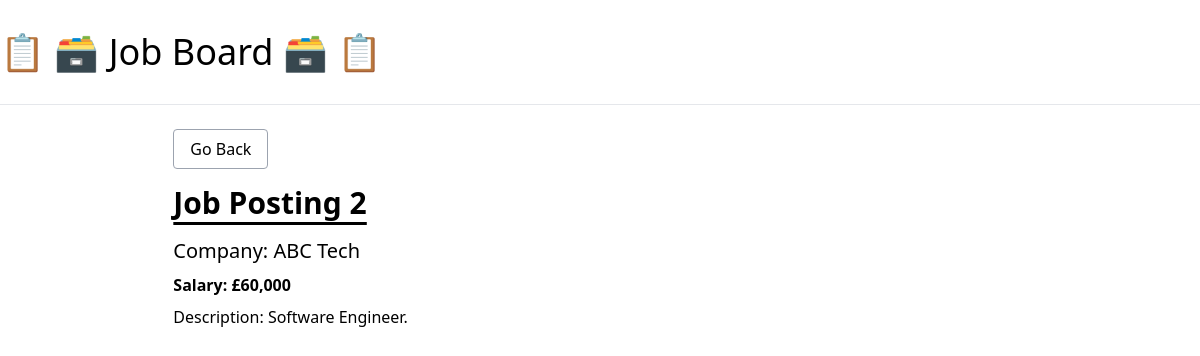
Screenshot of /job/2/ with the database file from the repository.
### job_board/models.py (models this page shows, shortened)
class JobPosting(models.Model):
    title = models.CharField(max_length=100)
    description = models.TextField()
    company = models.CharField(max_length=100)
    salary = models.IntegerField()
    is_active = models.BooleanField(default=False)

### job_board/views.py (the view)
# urls.py: path('job/<int:pk>/', job_detail, name='job-detail')
def job_detail(request, pk):
    job_posting = get_object_or_404(JobPosting, pk=pk, is_active=True)
    context = {
        'posting': job_posting
    }
    return render(request, 'job_board/detail.html', context)

### job_board/templates/job_board/detail.html
{% extends "job_board/_base.html" %}
{% load humanize %}
{% block content %}
    <div class="w-10/12 mx-auto">
        <p class="pb-6"><a href="{% url "home" %}" class="border border-gray-400 rounded px-4 py-2 hover:bg-gray-200">Go Back</a></p>
        <h1 class="text-3xl font-semibold pb-4 underline underline-offset-8">{{ posting.title }}</h1>
        <p class="pb-2 text-xl">Company: {{ posting.company }}</p>
        <p class="pb-2 font-semibold">Salary: £{{ posting.salary|intcomma }}</p>
        <p>Description: {{ posting.description }}</p>
    </div>
{% endblock content %}

### rows the page displays
JobPosting: title "Job Posting 2", company "ABC Tech", salary "60,000", description "Software Engineer."
